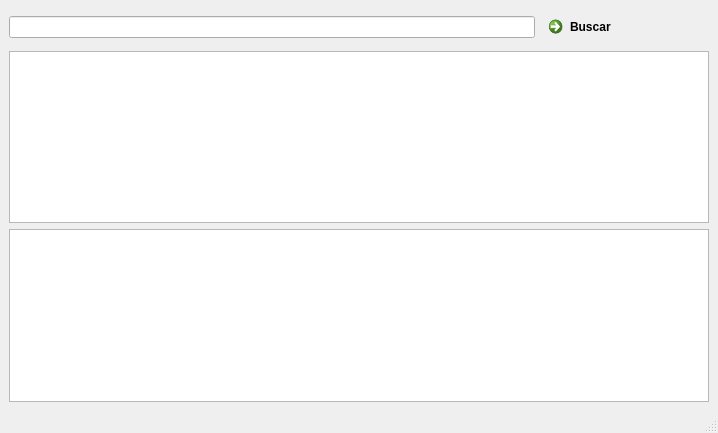
<?xml version="1.0" encoding="UTF-8"?>
<ui version="4.0">
 <class>MainWindow</class>
 <widget class="QMainWindow" name="MainWindow">
  <property name="geometry">
   <rect>
    <x>0</x>
    <y>0</y>
    <width>718</width>
    <height>433</height>
   </rect>
  </property>
  <property name="windowTitle">
   <string>MainWindow</string>
  </property>
  <widget class="QWidget" name="centralwidget">
   <layout class="QVBoxLayout" name="verticalLayout">
    <item>
     <layout class="QHBoxLayout" name="horizontalLayout">
      <item>
       <widget class="QLineEdit" name="lineEdit"/>
      </item>
      <item>
       <widget class="QCommandLinkButton" name="commandLinkButton">
        <property name="text">
         <string>Buscar</string>
        </property>
       </widget>
      </item>
     </layout>
    </item>
    <item>
     <widget class="QTableView" name="tableView">
      <property name="enabled">
       <bool>true</bool>
      </property>
     </widget>
    </item>
    <item>
     <layout class="QFormLayout" name="formLayout"/>
    </item>
    <item>
     <widget class="QTextEdit" name="textEdit">
      <property name="enabled">
       <bool>true</bool>
      </property>
      <property name="readOnly">
       <bool>true</bool>
      </property>
     </widget>
    </item>
   </layout>
  </widget>
  <widget class="QMenuBar" name="menubar">
   <property name="geometry">
    <rect>
     <x>0</x>
     <y>0</y>
     <width>718</width>
     <height>29</height>
    </rect>
   </property>
  </widget>
  <widget class="QStatusBar" name="statusbar"/>
 </widget>
 <resources/>
 <connections/>
</ui>
